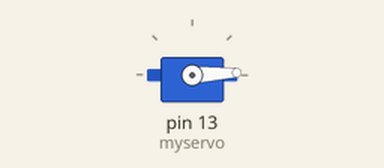
A sketch run on a simulated Arduino Uno, built with avr-gcc and run on an emulated ATmega328P. Shown: servo.

Above: at 0.05 s.
At 1.3 s:
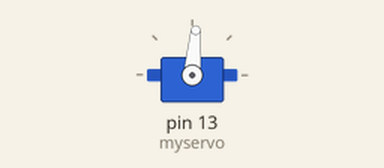
At 2.6 s:
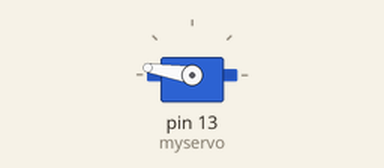
At 5.2 s:
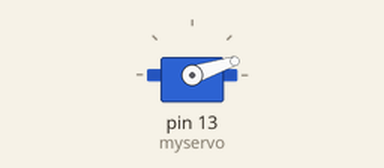
Timing chart, 0 to 7.1 s (numbered marks = the images above):
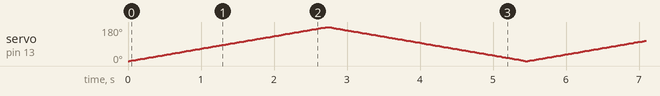

The sketch:

servo_ver3.ino
```cpp
/*********
  Rui Santos
  Complete project details at http://randomnerdtutorials.com
  Written by BARRAGAN and modified by Scott Fitzgerald
*********/

#include <Servo.h>

Servo myservo;  // create servo object to control a servo
// twelve servo objects can be created on most boards

int pos = 0;    // variable to store the servo position

void setup() {
  myservo.attach(13);  // attaches the servo on pin 13 to the servo object
}

void loop() {
  for (pos = 0; pos <= 180; pos += 1) { // goes from 0 degrees to 180 degrees
    // in steps of 1 degree
    myservo.write(pos);              // tell servo to go to position in variable 'pos'
    delay(15);                       // waits 15ms for the servo to reach the position
  }
  for (pos = 180; pos >= 0; pos -= 1) { // goes from 180 degrees to 0 degrees
    myservo.write(pos);              // tell servo to go to position in variable 'pos'
    delay(15);                       // waits 15ms for the servo to reach the position
  }
}
```
